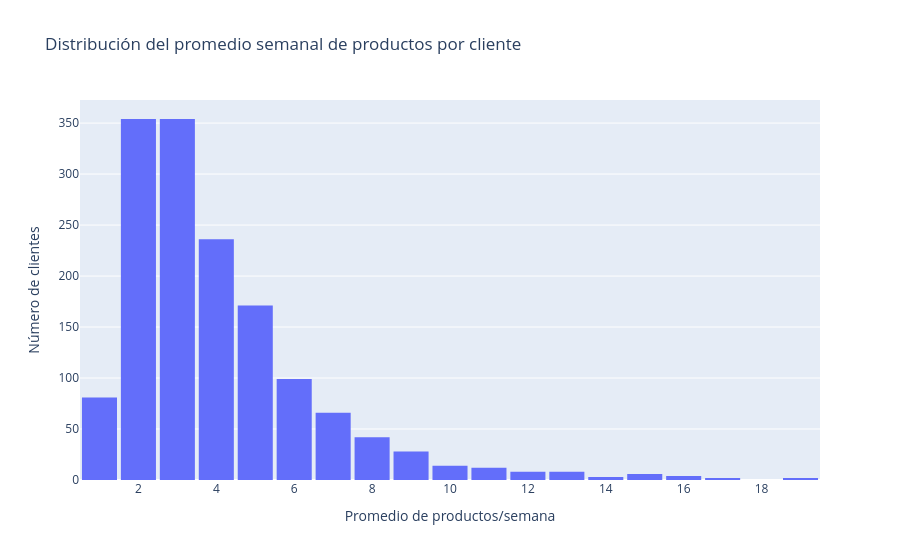

Write notebook code for a chart like this one.
### Markdown cell above
Como son muchos clientes, haremos un histograma con plotly para visualizar la distribución de la cantidad de productos por semana.

### Code cell
import plotly.express as px

fig = px.histogram(
    promedio_productos_cliente,
    x="Promedio Prod por semana",
    nbins=30,  # número de bins (ajusta según prefieras)
    title="Distribución del promedio semanal de productos por cliente",
    labels={"promedio_productos_semana": "Promedio de productos comprados por semana"}
)

fig.update_layout(
    bargap=0.1,
    xaxis_title="Promedio de productos/semana",
    yaxis_title="Número de clientes"
)

fig.show()

### Figure 1 — Plotly figure (JSON) as saved in the notebook; plotly's stock layout.template omitted (floating-point values rounded to 4 significant figures; data arrays with more than 128 entries replaced by an {"elided": "..."} marker saying what was removed)
{"data": [{"bingroup": "x", "hovertemplate": "Promedio Prod por semana=%{x}<br>count=%{y}<extra></extra>", "legendgroup": "", "marker": {"color": "#636efa", "pattern": {"shape": ""}}, "name": "", "nbinsx": 30, "orientation": "v", "showlegend": false, "type": "histogram", "x": {"elided": "1490 float values"}, "xaxis": "x", "yaxis": "y"}], "layout": {"bargap": 0.1, "barmode": "relative", "legend": {"tracegroupgap": 0}, "title": {"text": "Distribución del promedio semanal de productos por cliente"}, "xaxis": {"anchor": "y", "domain": [0, 1], "title": {"text": "Promedio de productos/semana"}}, "yaxis": {"anchor": "x", "domain": [0, 1], "title": {"text": "Número de clientes"}}}}
